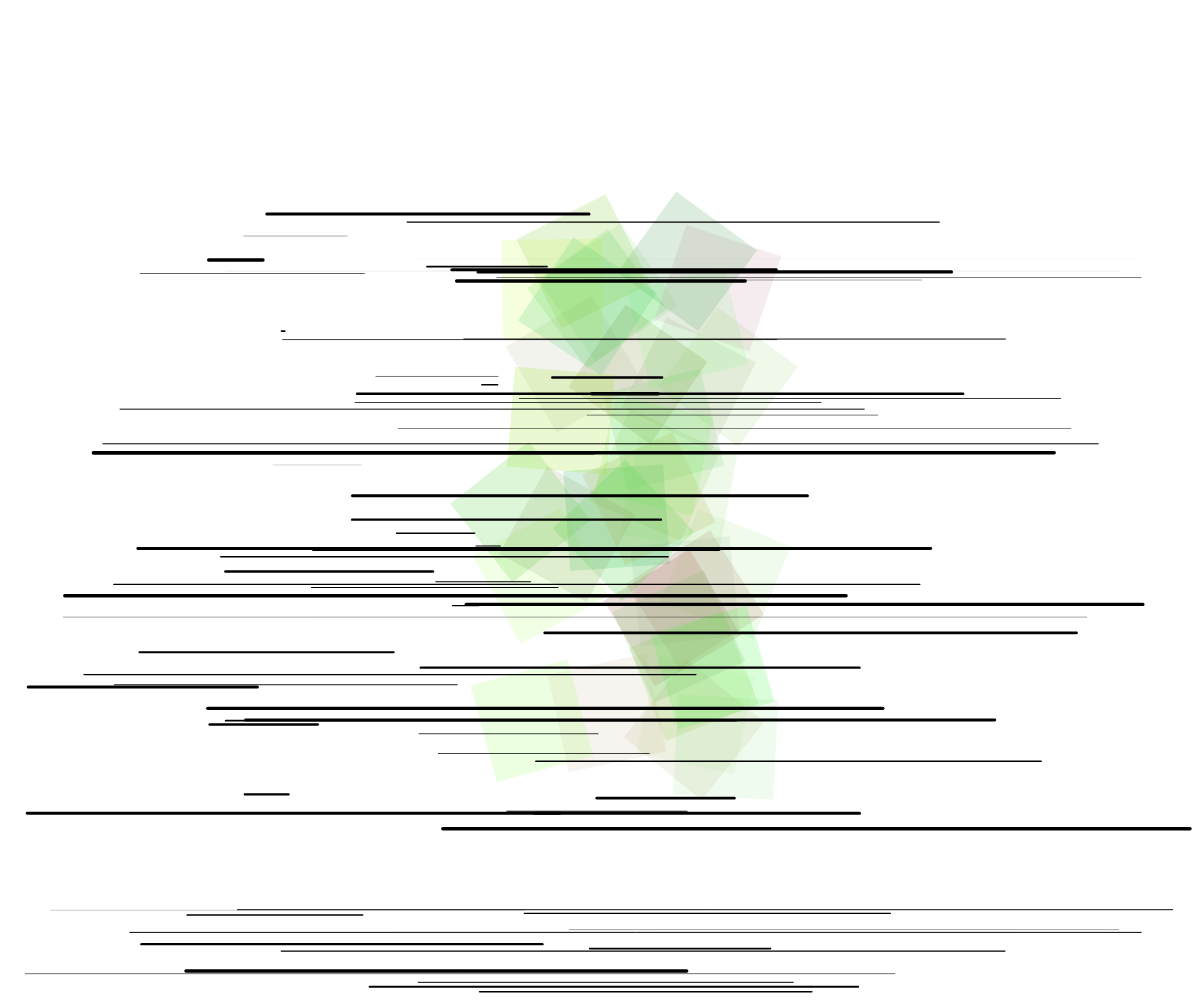
Frame 1 (no input)
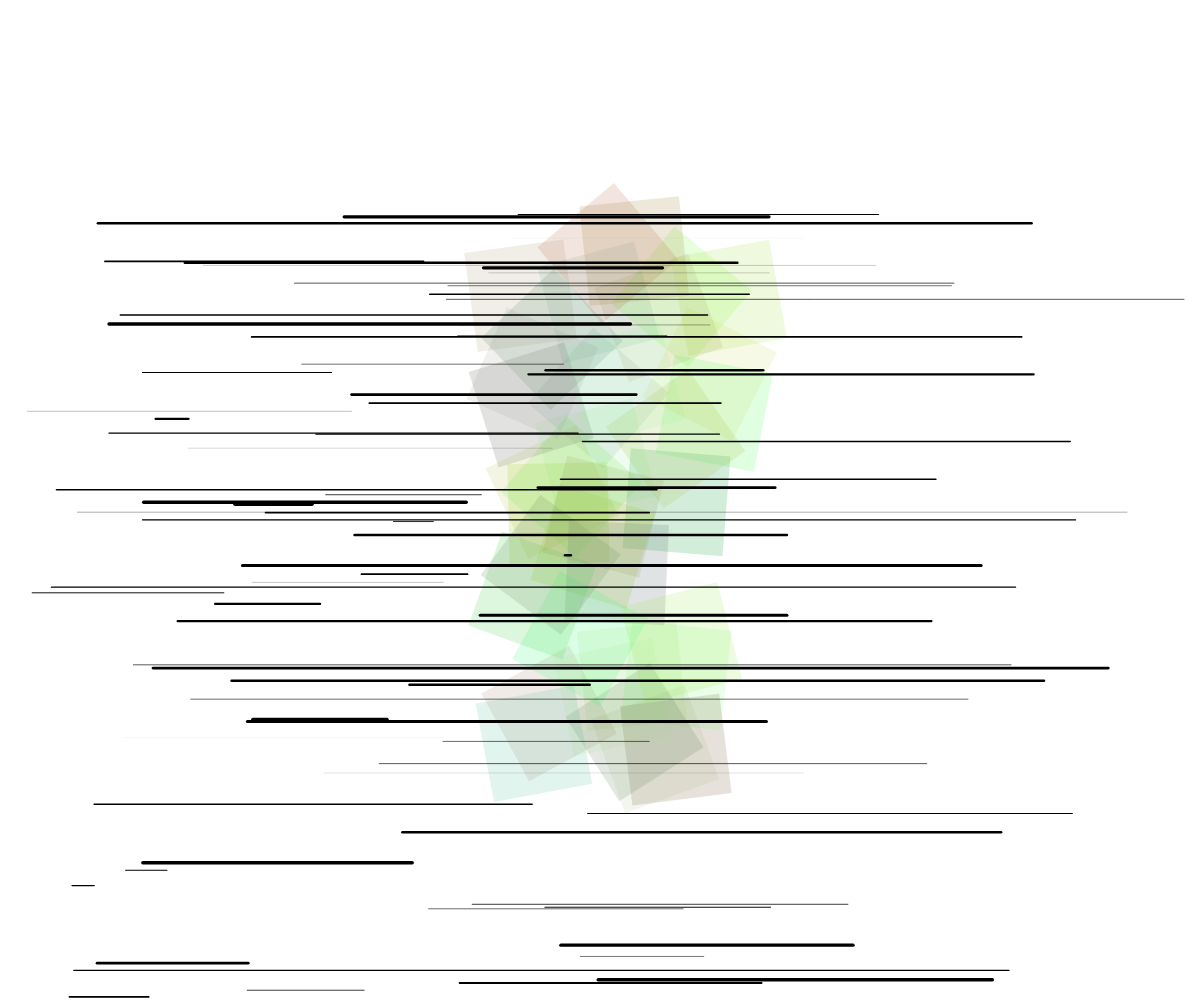
Frame 2 (the mouse pressed at the canvas centre, redrawn once)

The p5.js sketch that drew these frames (run headless with seeded random() and noise() and a simulated clock; the mouse was pressed at the canvas centre and the sketch redrawn once):

// p5.js sketch
// ── sketch.js
function preload() {
  // put preload code here
}

function setup() {
  createCanvas(windowWidth, windowHeight);
  noLoop();
  
}

function draw() {
  background("white");

  // disegnare i quadrati 
  
for (let i = 0; i < 35; i++) {
  // primo numero = r secondo numero = g terzo numero = b + aggiungere trasparenza random
  // codice rgb per il verde: 173, 255, 47
  let colorequadrati = color(random(50, 185), random(110, 270), random(30, 140), random(20, 60));
  fill(colorequadrati);
  noStroke();
  
  // variabili quadrati
  let altezza = 100;
  let larghezza = 100;

  /*generare quadrati solo dal centro 
  let x = random(width/2, 60);
  let y = random(height-50, 60);

  let x = random(width/2, 100);
  let y = random(height/2, 100);*/

  let x = width / 2 + random(-130, 80); 
  let y = height / 2 + random(-320, 200);
  
   // Rotazione e traslazione --> push e pop tutorial di Steve Market
   push(); 
   translate(x + larghezza / 2, y + altezza / 2); 
   rotate(radians(random(-1000, 1000))); 
   rect(-larghezza / 2, -altezza / 2, larghezza, altezza); 
   pop(); 
 }

  // disegnare linee
  // nota: per avere una linea dritta le y devono essere uguali tra di loro --> x1 = lunghezza (inizio linea), y1= posizione altezza (inizio linea), x2 = lunghezza (fine linea), y2 = posizione altezza (fine li nea)

  for (let i = 0; i < 80; i++) {
    let spessoreLinea = random(0, 3.5);
    stroke(0);
    strokeWeight(spessoreLinea);  // Imposta lo spessore delle linee con la variabile spessoreLinea

    let y = random(height-790, height);
    let xStart = random(0, width / 2);
    let xEnd = random(xStart, width - 10);

    line(xStart, y, xEnd, y);

  
}
}
